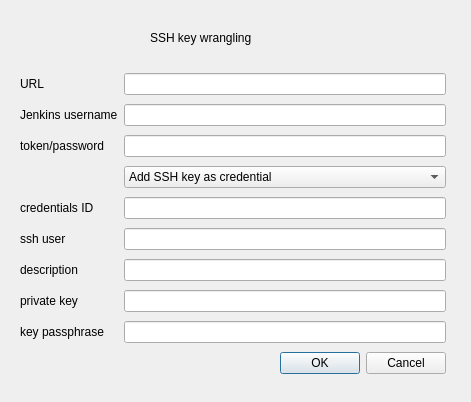
<?xml version="1.0" encoding="UTF-8"?>
<ui version="4.0">
 <class>Dialog</class>
 <widget class="QDialog" name="Dialog">
  <property name="geometry">
   <rect>
    <x>0</x>
    <y>0</y>
    <width>471</width>
    <height>402</height>
   </rect>
  </property>
  <property name="windowTitle">
   <string>Dialog</string>
  </property>
  <widget class="QLabel" name="titleLabel">
   <property name="geometry">
    <rect>
     <x>150</x>
     <y>30</y>
     <width>121</width>
     <height>16</height>
    </rect>
   </property>
   <property name="text">
    <string>SSH key wrangling</string>
   </property>
  </widget>
  <widget class="QWidget" name="">
   <property name="geometry">
    <rect>
     <x>20</x>
     <y>70</y>
     <width>426</width>
     <height>313</height>
    </rect>
   </property>
   <layout class="QGridLayout" name="gridLayout">
    <item row="0" column="0">
     <widget class="QLabel" name="UrlLabel">
      <property name="text">
       <string>URL</string>
      </property>
     </widget>
    </item>
    <item row="0" column="1">
     <widget class="QLineEdit" name="UrlLineEdit"/>
    </item>
    <item row="1" column="0">
     <widget class="QLabel" name="UsernameLabel">
      <property name="text">
       <string>Jenkins username</string>
      </property>
     </widget>
    </item>
    <item row="1" column="1">
     <widget class="QLineEdit" name="UsernameLineEdit"/>
    </item>
    <item row="2" column="0">
     <widget class="QLabel" name="tokenLabel">
      <property name="text">
       <string>token/password</string>
      </property>
     </widget>
    </item>
    <item row="2" column="1">
     <widget class="QLineEdit" name="tokenLineEdit">
      <property name="echoMode">
       <enum>QLineEdit::EchoMode::PasswordEchoOnEdit</enum>
      </property>
     </widget>
    </item>
    <item row="3" column="1">
     <widget class="QComboBox" name="comboBox">
      <property name="layoutDirection">
       <enum>Qt::LayoutDirection::LeftToRight</enum>
      </property>
      <item>
       <property name="text">
        <string>Add SSH key as credential</string>
       </property>
      </item>
      <item>
       <property name="text">
        <string>Add and encrypted SSH key as credential</string>
       </property>
      </item>
     </widget>
    </item>
    <item row="4" column="0">
     <widget class="QLabel" name="credsIdLabel">
      <property name="text">
       <string>credentials ID</string>
      </property>
     </widget>
    </item>
    <item row="4" column="1">
     <widget class="QLineEdit" name="credsIdLineEdit"/>
    </item>
    <item row="5" column="0">
     <widget class="QLabel" name="sshUserLabel">
      <property name="text">
       <string>ssh user</string>
      </property>
     </widget>
    </item>
    <item row="5" column="1">
     <widget class="QLineEdit" name="sshUserLineEdit"/>
    </item>
    <item row="6" column="1">
     <widget class="QLineEdit" name="descriptionLineEdit"/>
    </item>
    <item row="7" column="1">
     <widget class="QLineEdit" name="privateKeyLineEdit">
      <property name="echoMode">
       <enum>QLineEdit::EchoMode::PasswordEchoOnEdit</enum>
      </property>
     </widget>
    </item>
    <item row="8" column="1">
     <widget class="QLineEdit" name="keyPassphraseLineEdit"/>
    </item>
    <item row="9" column="1">
     <widget class="QDialogButtonBox" name="buttonBox">
      <property name="standardButtons">
       <set>QDialogButtonBox::StandardButton::Cancel|QDialogButtonBox::StandardButton::Ok</set>
      </property>
     </widget>
    </item>
    <item row="8" column="0">
     <widget class="QLabel" name="keyPassphraseLabel">
      <property name="text">
       <string>key passphrase</string>
      </property>
     </widget>
    </item>
    <item row="7" column="0">
     <widget class="QLabel" name="privateKeyLabel">
      <property name="text">
       <string>private key</string>
      </property>
     </widget>
    </item>
    <item row="6" column="0">
     <widget class="QLabel" name="descriptionLabel">
      <property name="text">
       <string>description</string>
      </property>
     </widget>
    </item>
   </layout>
  </widget>
 </widget>
 <resources/>
 <connections/>
</ui>
